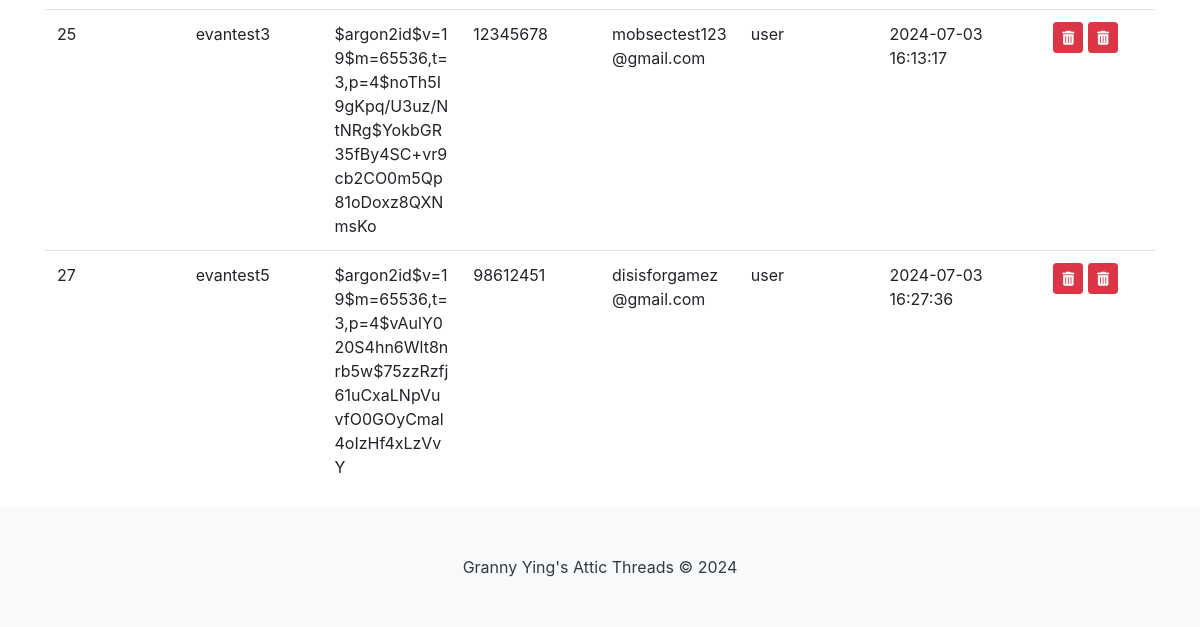
/list (lower part), run on an earlier commit of the app's database.
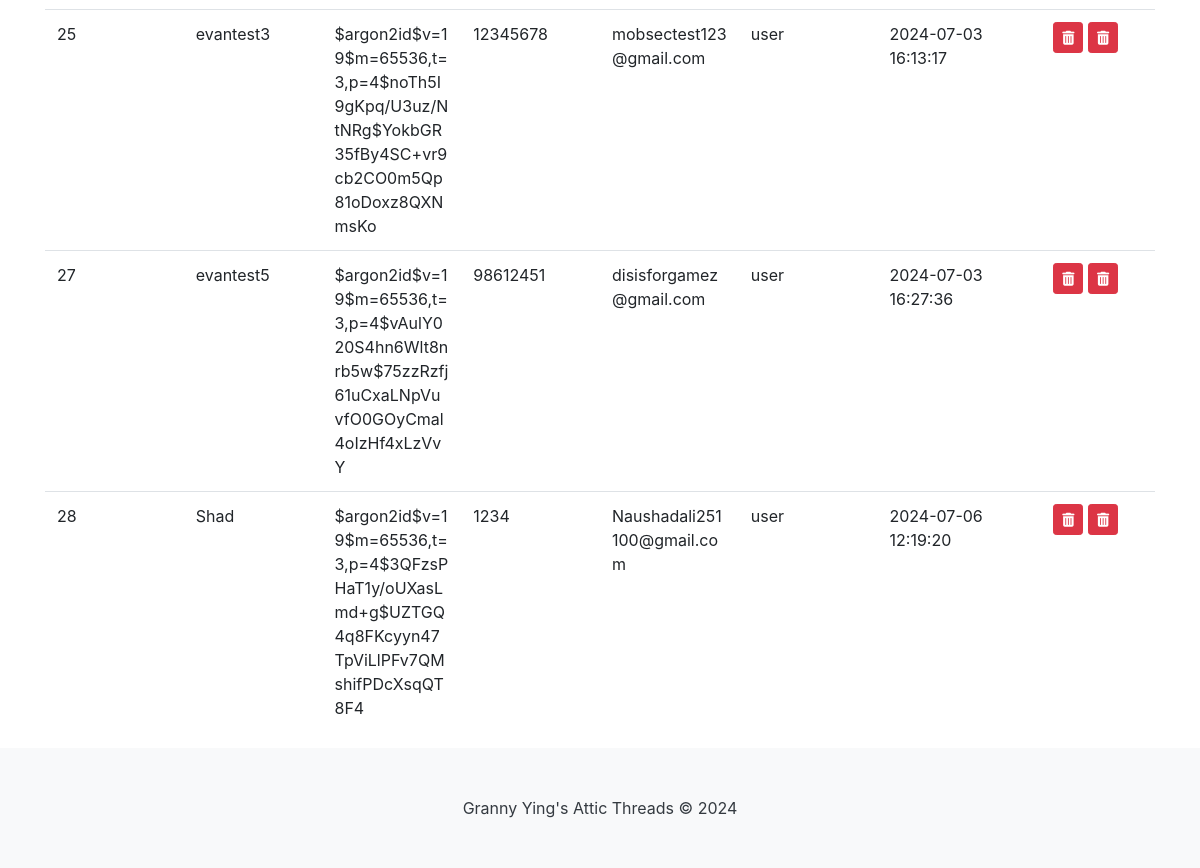
And on a later commit of the database.
### tables this page shows
CREATE TABLE "Users" (
	"user_id"	INTEGER NOT NULL,
	"name"	VARCHAR(45) NOT NULL,
	"password"	VARCHAR(45) NOT NULL,
	"phoneNum"	VARCHAR(45) NOT NULL,
	"email"	VARCHAR(45) NOT NULL UNIQUE,
	"role"	VARCHAR(10) NOT NULL,
	"created_at"	DATETIME,
	"login_attempts"	INTEGER,
	"is_verified"	INTEGER NOT NULL DEFAULT 0,
	PRIMARY KEY("user_id" AUTOINCREMENT)
);

### app.py (the view)
@app.route("/list")
def list():
    con = sqlite3.connect("database.db")
    con.row_factory = sqlite3.Row
    cur = con.cursor()
    cur.execute("SELECT user_id, * FROM Users")
    rows = cur.fetchall()
    con.close()
    return render_template("list.html", rows=rows)

### app.py (called while the page is built)
@app.before_request
def make_session_permanent():
    session.permanent = True
    app.permanent_session_lifetime = timedelta(minutes=15)
    session.modified = True

### templates/list.html (shortened to what this page needs)
<!DOCTYPE html>
<html lang="en">
{% include "header.html" %}
<head>
    <link rel="stylesheet" href="https://stackpath.bootstrapcdn.com/bootstrap/4.3.1/css/bootstrap.min.css">
</head>
<body>
    <div class="container mt-5">
        <div class="table-container">
            <table class="table table-hover">
                <tbody>
                    {% for row in rows %}
                    <tr>
                        <td>{{ row["user_id"] }}</td>
                        <td>{{ row["name"] }}</td>
                        <td>{{ row["password"] }}</td>
                        <td>{{ row["phoneNum"] }}</td>
                        <td>{{ row["email"] }}</td>
                        <td>{{ row["role"] }}</td>
                        <td>{{ row["created_at"] }}</td>
                        <td class="text-center">
                            <form onsubmit="return confirm('Are you sure you want to DELETE this User from the Database?');"
                                action="{{ url_for('delete') }}" method="POST" class="d-inline">
                                <button type="submit" class="btn btn-danger btn-sm"><i class="fas fa-trash-alt"></i></button>
                            </form>
                            <form onsubmit="return confirm('Unlock This Users Account?');"
                                action="{{ url_for('unlock') }}" method="POST" class="d-inline">
                                <button type="submit" class="btn btn-danger btn-sm"><i class="fas fa-trash-alt"></i></button>
                            </form>
                        </td>
                    </tr>
                    {% endfor %}
                </tbody>
            </table>
        </div>
    </div>
    {% include "footer.html" %}
</body>
</html>

What changed in the data, as far as the page shows it:
added Users: user_id "28", name "Shad", password "$argon2id$v=19$m=65536,t=3,p=4$3QFzsPHaT1y/oUXasLmd+g$UZTGQ4q8FKcyyn47TpViLlPFv7QMshifPDcXsqQT8F4", phoneNum "1234", email "Naushadali251100@gmail.com", role "user", created_at "2024-07-06 12:19:20"
